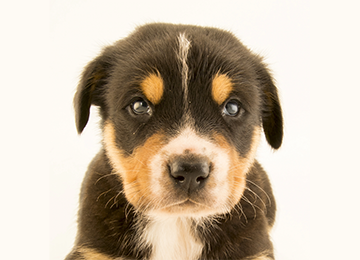
#> input picture content/dog.png, 360 x 260 px
$ jupyter execute index.ipynb
#> lines starting #> are read from the running program, lines starting #| are printed output that depends on the picture; after the words box and inside, x2 and y2 are one past the last pixel; in counts of white or black regions, pixels touching at a corner belong together
# Adding Annotations to the image

Using OpenCV we will add rectangle boxes, circles or text to the image.

[cell 1]
# Import libraries

import cv2
from matplotlib import pyplot as plt

# import numpy as np

#### Defining colors or annotations

[cell 2]
yellow  = (0, 255, 255)
red     = (0, 0, 255)
magenta = (255, 0, 255)
green   = (0, 255, 0)

#### Reading the image in RGB

[cell 3]
image = cv2.imread("../content/dog.png")
#> image is the input picture: shape (260, 360, 3); mean B, G, R 167.4, 184.9, 198.7
plt.imshow(image)

#### Add red cirlces around eyes
Use ``circle()`` function.

[cell 4]
# Create the copy of the original image
image_circle=image.copy()
# Draw a red circle.
image_circle = cv2.circle(image_circle, (138, 108), 20, red, thickness = 2, lineType = cv2.LINE_AA)
image_circle = cv2.circle(image_circle, (235, 110), 20, red, thickness = 2, lineType = cv2.LINE_AA)
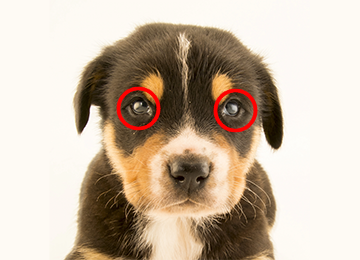
#> image_circle: shape (260, 360, 3); mean B, G, R 166.9, 184.1, 200.3

image_circle_rgb = cv2.cvtColor(image_circle, cv2.COLOR_BGR2RGB)
plt.imshow(image_circle_rgb)

#### About ``cv2.circle()``
``cv.circle()`` takes following params:
1. img: The image on which the circle will be drawn.

2. center: The coordinates of the center of the circle. It is a tuple (x, y) specifying the center's position, where (0, 0) is the top-left corner of the image.

3. radius: The radius of the circle.

4. color: The color of the circle.

5. thickness (optional): The thickness of the circle's outline. If negative, the circle is filled. By default, the thickness is 1.

6. lineType (optional): Type of the circle boundary. It controls the line type. The default value is cv2.LINE_8, which specifies an 8-connected line. Other options include cv2.LINE_AA, which specifies an anti-aliased line.

#### Adding rectangle
Use ``cv.rectable()`` to draw rectangle in the image

[cell 5]
# Make a copy of the original image.
image_rectangle = image.copy()

# Draw a magenta rectangle.
image_rectangle = cv2.rectangle(image_rectangle, (160, 190), (215, 150), red, thickness = 2, lineType = cv2.LINE_8)
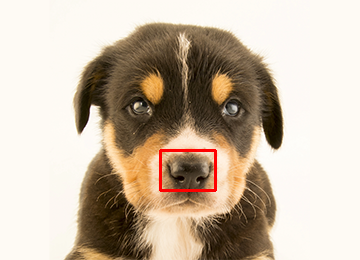
#> image_rectangle: shape (260, 360, 3); 0.6% of pixels changed, all inside (x1, y1, x2, y2) = (159, 149, 217, 192)

image_rectangle_rgb = cv2.cvtColor(image_rectangle, cv2.COLOR_BGR2RGB)
plt.imshow(image_rectangle_rgb)

#### Adding text
Use ``cv.putText()`` to write text in the image

[cell 6]
# Make a copy of the original image.
image_text = image.copy()

# Add text to the image.
text = 'My Dog'
font_face = cv2.FONT_HERSHEY_SIMPLEX
font_scale = 0.5
font_color = red
font_thickness = 1

image_text = cv2.putText(image_text, text, (10, 20), font_face, font_scale, font_color, font_thickness, cv2.LINE_AA)
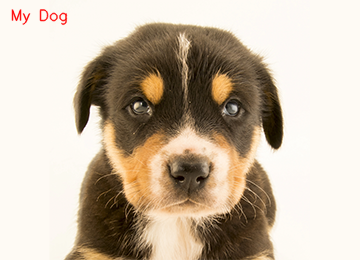
#> image_text: shape (260, 360, 3); 0.43% of pixels changed, all inside (x1, y1, x2, y2) = (11, 8, 68, 26)

image_text_rgb = cv2.cvtColor(image_text, cv2.COLOR_BGR2RGB)

plt.imshow(image_text_rgb)
